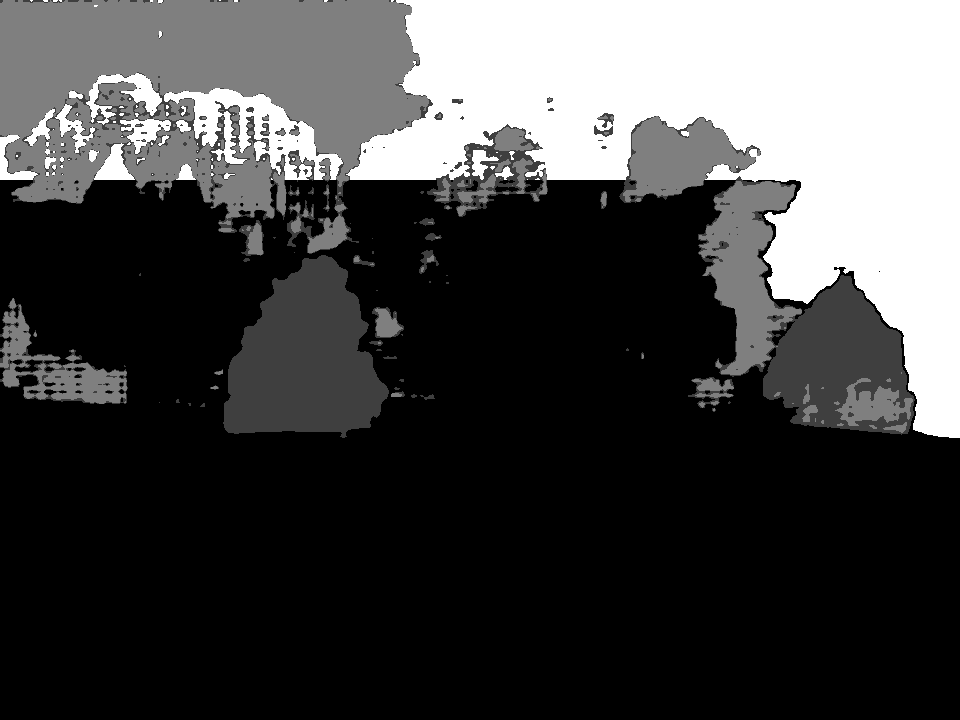
#> input picture dataset/masks/frame_00002.png, 960 x 720 px
$ python make_visible.py
#> lines starting #> are read from the running program, lines starting #| are printed output that depends on the picture
import cv2
import numpy as np

mask = cv2.imread('frame_00002.png', cv2.IMREAD_GRAYSCALE)
#> mask is the input picture: shape (720, 960); min 0, max 4, mean 1.08
visible = (mask * 50).astype(np.uint8)
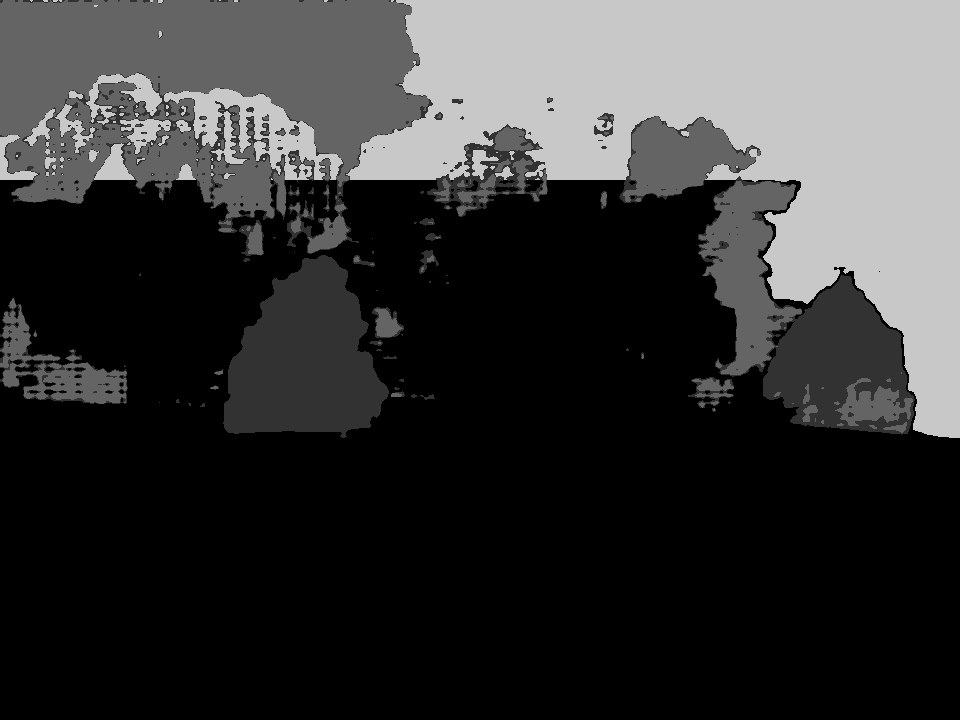
#> visible: shape (720, 960); min 0, max 200, mean 54.2
cv2.imwrite('frame_00002_visible.png', visible)
print("Saved frame_00002_visible.png")

$ run again, with dataset/masks/frame_00000.png copied over dataset/masks/frame_00002.png
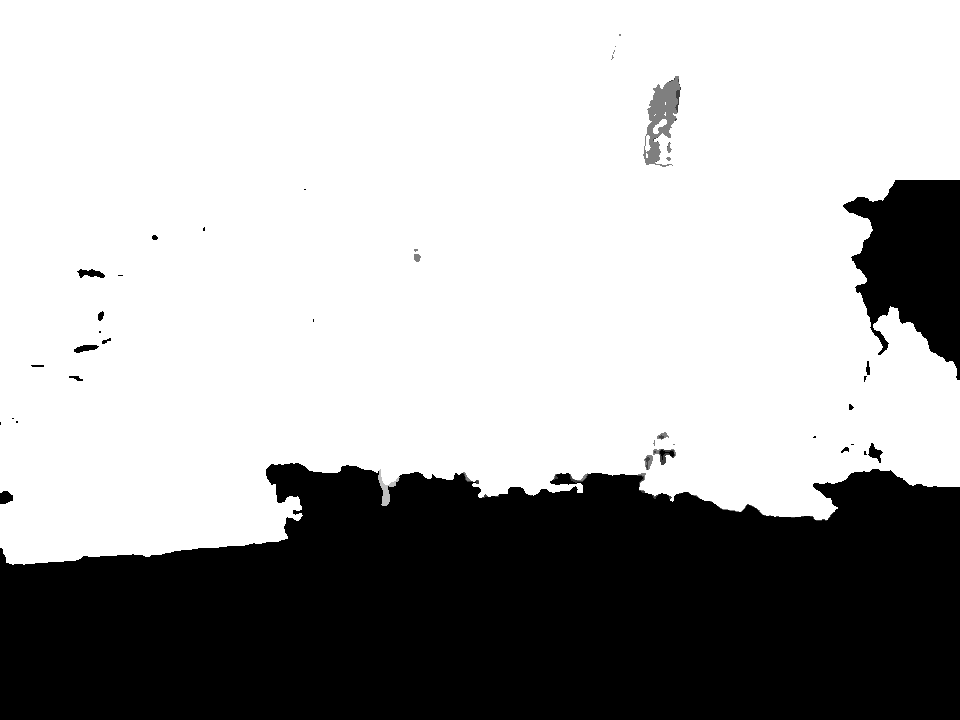
#> input picture dataset/masks/frame_00000.png, 960 x 720 px
#> mask is the input picture: shape (720, 960); min 0, max 4, mean 2.72
#> `visible = (mask * 50).astype(np.uint8)`:
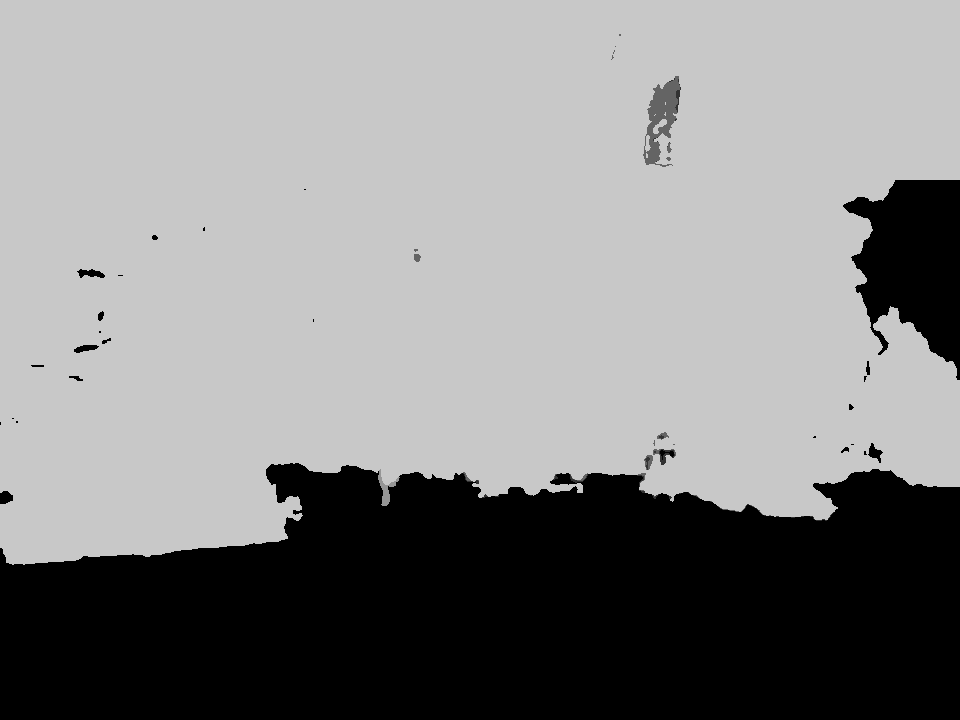
#> visible: shape (720, 960); min 0, max 200, mean 135.8

$ run again, with dataset/masks/frame_00001.png copied over dataset/masks/frame_00002.png
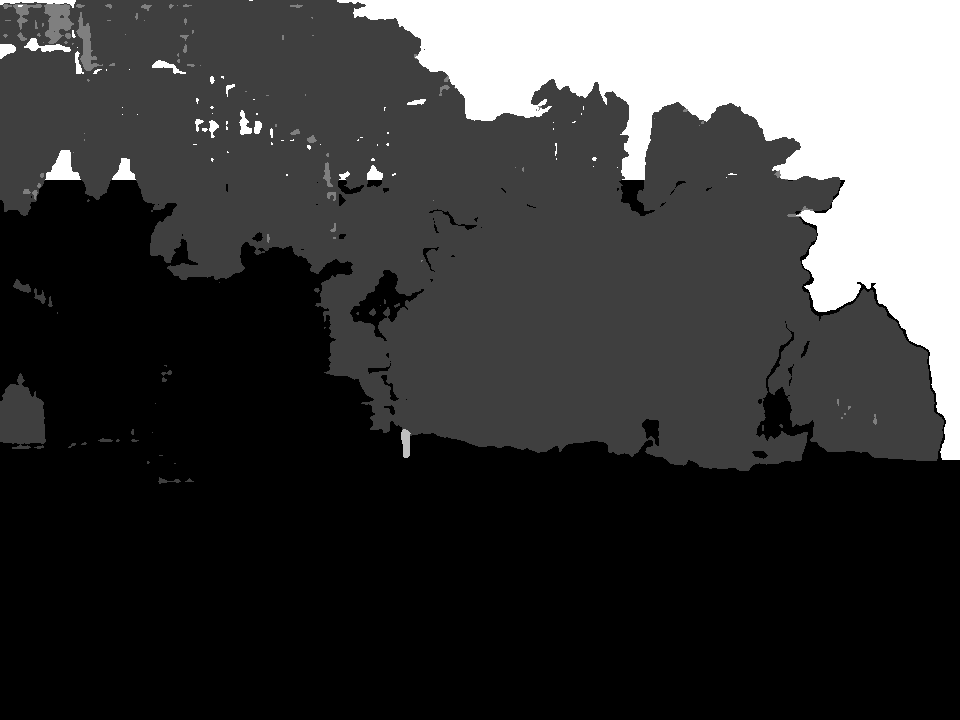
#> input picture dataset/masks/frame_00001.png, 960 x 720 px
#> mask is the input picture: shape (720, 960); min 0, max 4, mean 0.944
#> `visible = (mask * 50).astype(np.uint8)`:
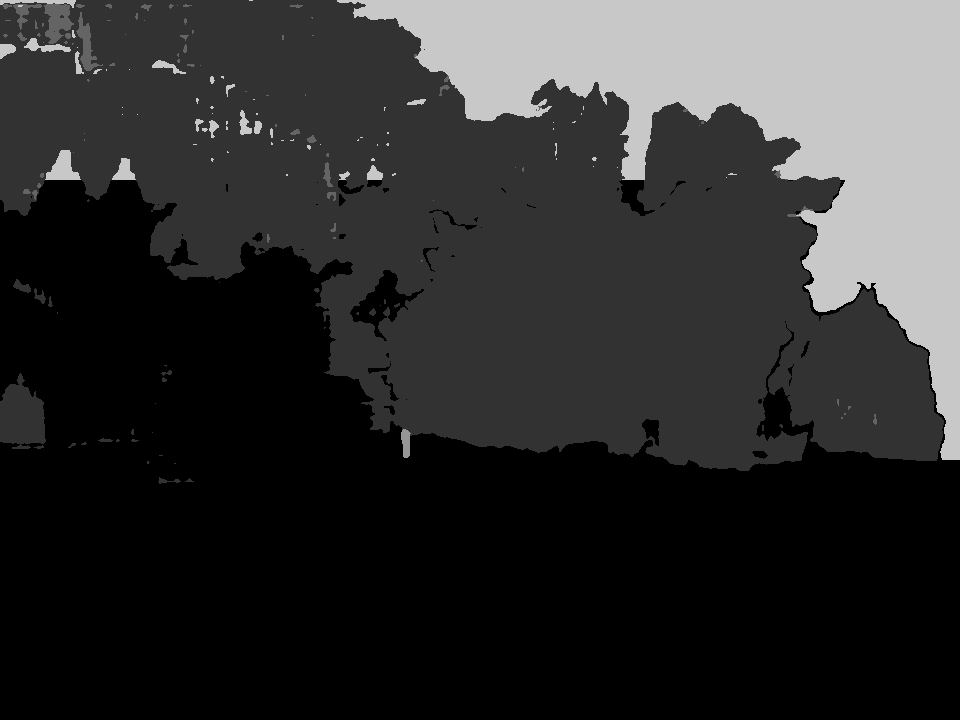
#> visible: shape (720, 960); min 0, max 200, mean 47.2
